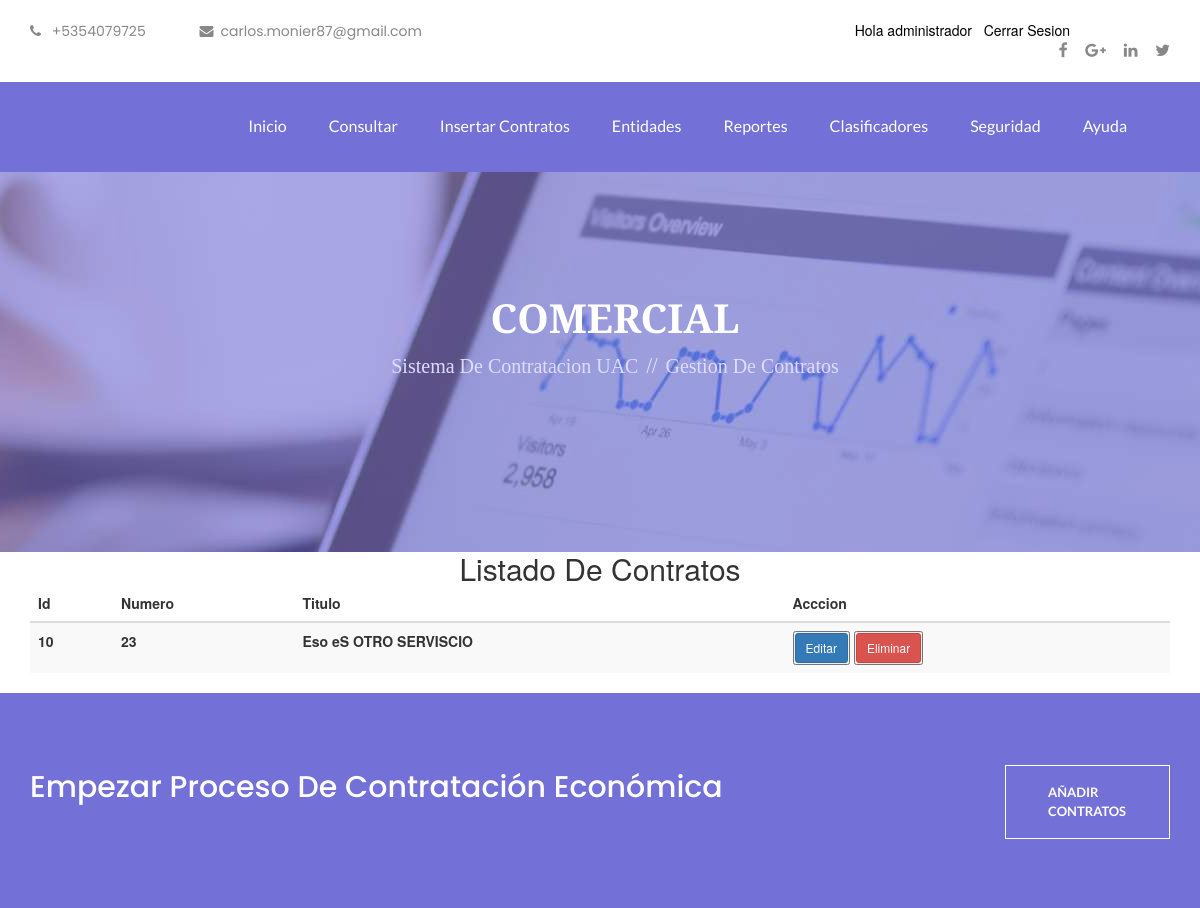
The app's page /Consultar/Consultar/Consultar/ (signed in, upper part), older data.
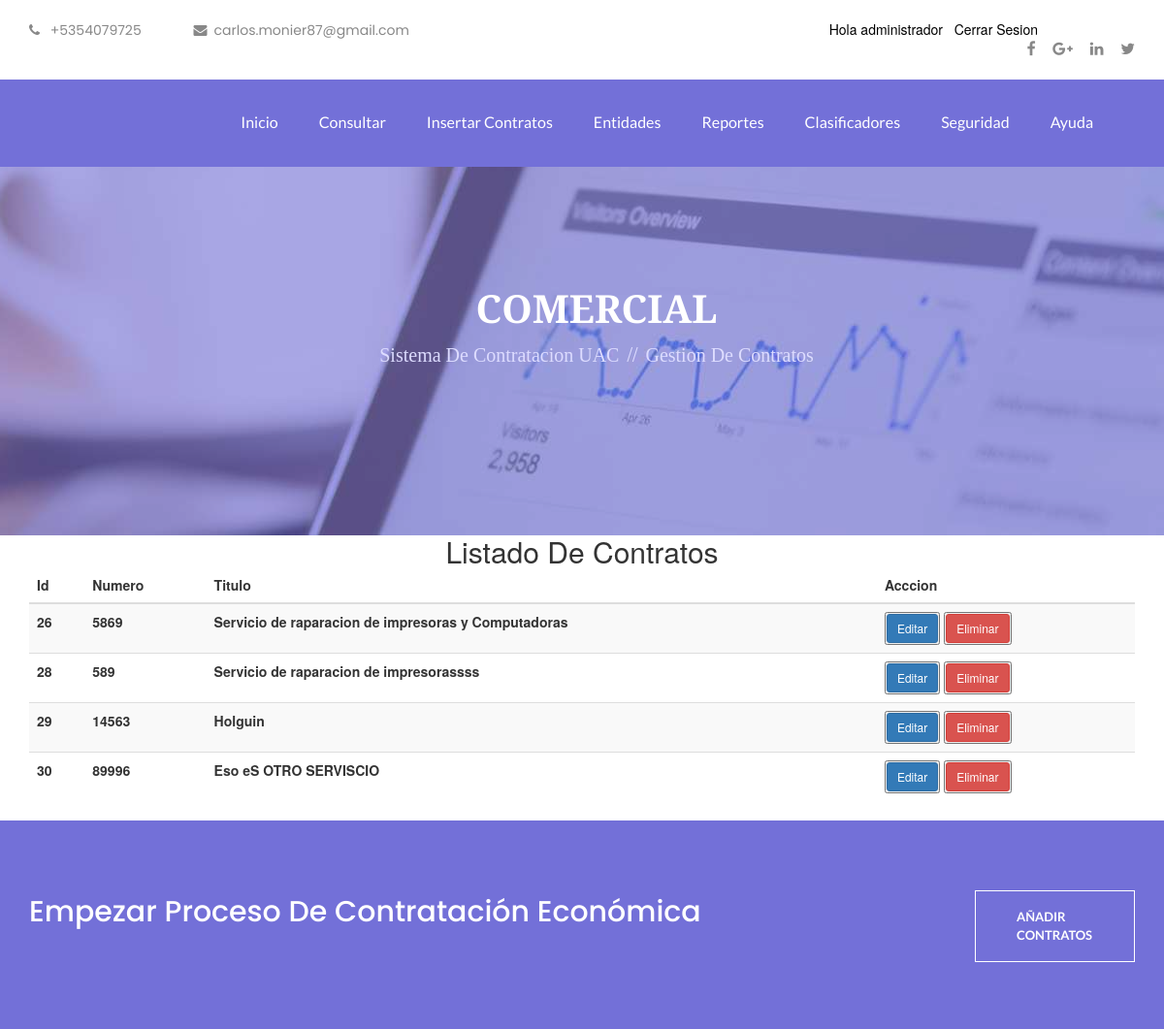
The same page, newer data.
### Contratos/models.py (models this page shows, shortened)
class Contratos(models.Model):
    titulo = models.CharField(max_length=200, null=True, verbose_name="Titulo")
    numero = models.CharField(max_length=30, null=False, unique=True, verbose_name="Número")
    importe = models.DecimalField(max_digits=10, decimal_places=2, null=False, verbose_name="Importe")
    fecha = models.DateTimeField(default=datetime.now, null=True, blank=True, verbose_name="Fecha")
    cliente = models.CharField(max_length=200, null=False, verbose_name="Cliente")
    aprobado=models.BooleanField(default=False)
    proveedores= models.ForeignKey(Proveedor, blank=True, null=True, on_delete=models.CASCADE)
    observacion = models.TextField(null=True, blank=True, verbose_name="Observación")
    class Meta:
        verbose_name='contrato'
        verbose_name_plural='contratos'

### Consultar/views.py (the view)
# urls.py: path('Consultar/Consultar/', views.Consultar, name='Consultar'),
def Consultar(request):
        contratos=Contratos.objects.all()
        context= {'contratos':contratos}
        return render(request, 'Consultar/Consultar.html', context)

### Consultar/Templates/Consultar/Consultar.html (shortened to what this page needs)
{% extends "proyectoWebapp/base.html" %}
{% load static %}
{% block content %}
<div class="container text-center">
        <h2>Listado de Contratos</h2>
{% if request.user.is_authenticated %}
<div class="table-responsive">
        <table class="table table-striped table-dark">
                <thead>
                        <tr>
                                <th scope="col">Id</th>
                                <th scope="col">Numero</th>
                                <th scope="col">Titulo</th>
                                <th scope="col">Acccion</th>
                        </tr>
                </thead>
                <tbody>
                        {% for contratos in contratos %}
                        <tr>
                                <th scope="row">{{contratos.id}}</th>
                                <th>{{contratos.numero}}</th>
                                <th>{{contratos.titulo}}</th>
                                <th>
                                        <button><a class="btn btn-primary btn-sm" href="{% url 'editar' contratos.id %}"> Editar</a></button>
                                        <button><a class="btn btn-danger btn-sm" href="{% url 'eliminar' contratos.id %}"> Eliminar</a></button>
                                </th>
                        </tr>
                        {% endfor %}
                </tbody>
        </table>
</div>
</div>
{% else %}
Debe Autenticarse
{% endif %}
{% endblock %}

### proyectoWebapp/template/proyectoWebapp/base.html (shortened to what this page needs)
<!doctype html>
<html class="no-js" lang="en">
    <head>
		{% load static %}
		<link href="{% static 'proyectoWebapp/css/bootstrap.min.css'%}" rel="stylesheet">
        <link rel="stylesheet" href="static/proyectoWebapp/css/font-awesome.min.css">
		<link rel="stylesheet" href="https://cdn.linearicons.com/free/1.0.0/icon-font.min.css">
        <link rel="stylesheet" href="static/proyectoWebapp/css/animate.css">
        <link rel="stylesheet" href="static/proyectoWebapp/css/hover-min.css">
        <link rel="stylesheet" href="static/proyectoWebapp/css/magnific-popup.css">
        <link rel="stylesheet" href="static/proyectoWebapp/css/owl.carousel.min.css">
		<link href="static/proyectoWebapp/css/owl.theme.default.min.css" rel="stylesheet"/>
        <link rel="stylesheet" href="static/proyectoWebapp/css/bootstrap.min.css">
		<link href="static/proyectoWebapp/css/bootsnav.css" rel="stylesheet"/>
        <link rel="stylesheet" href="{% static 'proyectoWebapp/css/style.css'%}">
        <link rel="stylesheet" href="{% static 'proyectoWebapp/css/responsive.css'%}">
    </head>
	<body>
		<section class="header">
			<div class="container">
				<div class="header-left">
					<ul class="pull-left">
						<li>
							<a href="#">
								<i class="fa fa-phone" aria-hidden="true"></i> +5354079725
							</a>
						</li>
						<li>
							<a href="#">
								<i class="fa fa-envelope" aria-hidden="true"></i>carlos.monier87@gmail.com
							</a>
						</li>
					</ul>
				</div>
		<div style="text-align: right; margin-right: 100px; color:black;">
			{% if user.is_authenticated %}
			Hola {{user.username}} &nbsp;&nbsp;<a href="{% url 'cerrar_session' %}" style="color:black;">Cerrar Sesion</a>
			{% else %}
			<a href="{% url 'logear' %}" style="color:black;">Login</a> &nbsp; &nbsp; <a href="{% url 'autenticacion' %}" style="color:black;">Registrarse</a>
			{% endif %}
			</div>
				<div class="header-right pull-right">
					<ul>
						<li class="reg">
						</li>
						<li>
							<div class="social-icon">
								<ul>
									<li><a href="#"><i class="fa fa-facebook"></i></a></li>
									<li><a href="#"><i class="fa fa-google-plus"></i></a></li>
									<li><a href="#"><i class="fa fa-linkedin"></i></a></li>
									<li><a href="#"><i class="fa fa-twitter"></i></a></li>
								</ul>
							</div>
						</li>
					</ul>
				</div>
			</div>
		</section>
		<section id="menu">
			<div class="container">
				<div class="menubar">
					<nav class="navbar navbar-default">
						<div class="collapse navbar-collapse" id="bs-example-navbar-collapse-1">
							<ul class="nav navbar-nav navbar-right">
								<li class="{% if request.path == '/' %} active{% endif %}"><a href="{% url 'Inicio' %}">Inicio</a></li>
								<li class="{% if request.path == '/Consultar' %} active{% endif %}"><a href="{% url 'Consultar' %}">Consultar</a></li>
								<li class="{% if request.path == '/Contratos' %} active{% endif %}"><a href="{% url 'Contratos' %}">Insertar Contratos</a></li>
								<li class="{% if request.path == '/Entidades' %} active{% endif %}"><a href="{% url 'Entidades' %}">Entidades</a></li>
								<li class="{% if request.path == '/Reportes' %} active{% endif %}"><a href="{% url 'Reportes' %}">Reportes</a></li>
								<li class="{% if request.path == '/Clasificadores' %} active{% endif %}"><a href="{% url 'Clasificadores' %}">Clasificadores</a></li>
								<li class="{% if request.path == '/Seguridad' %} active{% endif %}"><a href="{% url 'Seguridad' %}">Seguridad</a></li>
								<li class="{% if request.path == '/Ayuda' %} active{% endif %}"><a href="{% url 'Ayuda' %}">Ayuda</a></li>
								<li class="search">
									<form action="">
									</form>
								</li>
							</ul>
						</div>
					</nav>
				</div>
			</div>
		</section>
		<section class="about-part project-part">
			<div class="container">
				<div class="about-part-details text-center">
					<h2>COMERCIAL</h2>
					<div class="about-part-content">
						<div class="breadcrumbs">
							<div class="container">
								<ol class="breadcrumb">
								  <li><a href="index.html">Sistema de Contratacion UAC</a><span>//</span></li>
								  <li><a href="project.html">Gestion de Contratos</a></li>
								</ol>
							</div>
						</div>
					</div>
				</div>
			</div>
		</section>
		{% block content %}
		{% endblock content %}
		<section  class="new-project">
			<div class="container">
				<div class="new-project-details">
					<div class="row">
						<div class="col-md-10 col-sm-8">
							<div class="single-new-project">
								<h3>
									Empezar proceso de contratación económica
								</h3>
							</div>
						</div>
						<div class="col-md-2 col-sm-4">
							<div class="single-new-project">
								<a href="{% url 'Contratos' %}" class="slide-btn">
									Añadir Contratos
								</a>
							</div>
						</div>
					</div>
				</div>
			</div>
		</section>
    </body>
</html>

### proyectoWebapp/static/proyectoWebapp/css/bootsnav.css (style rules this page uses)
body { -webkit-transition: all 0.3s ease-in-out; -moz-transition: all 0.3s ease-in-out; -o-transition: all 0.3s ease-in-out; -ms-transition: all 0.3s ease-in-out; transition: all 0.3s ease-in-out; }

### proyectoWebapp/static/proyectoWebapp/css/style.css (style rules this page uses)
* { padding: 0; margin: 0; }
* { -webkit-box-sizing:border-box; -moz-box-sizing:border-box; -o-box-sizing:border-box; -ms-box-sizing:border-box; box-sizing:border-box; }
body { font-size:14px; background: #fff; max-width:1920px; margin:0 auto; overflow-x:hidden; }
a,a:hover,a:active,a:focus { display:inline-block; text-decoration:none; font-size:14px; padding:0; }
h1,h2,h3,h4,h5,h6 { margin: 0; text-transform: capitalize; }
ul { padding: 0; margin: 0; list-style: none; }
ul li { list-style: none; }
html,body { height: 100%; position: relative; z-index: 2; }
.header { padding-top:20px; padding-bottom: 12px; }
.header li a { color: #888; outline: 0; }
.header-left li { display: inline-block; margin-right: 50px; font-size:16px; font-family: 'Poppins', sans-serif; -webkit-transition: .5s; -moz-transition:.5s; -ms-transition:.5s; -o-transition:.5s; transition: .5s; }
.header-left li i { margin-right:7px; color: #888; }
.header-right { color: #888; font-family: 'Poppins', sans-serif; }
.header-right li { display:inline-block; }
.header-right li a { font-size:16px; font-family: 'Poppins', sans-serif; padding-bottom: 7px; -webkit-transition: .5s; -moz-transition:.5s; -ms-transition:.5s; -o-transition:.5s; transition: .5s; }
.social-icon { margin-left:6px; top:0; right:0; }
.social-icon li a { margin-left:14px; }
#menu { z-index: 999; }
.navbar-default { background-color: transparent; border-color: transparent; }
.navbar-default .navbar-nav li a { font-size: 16px; color: #fff; font-family: 'Lato', sans-serif; margin-top:18px; padding-left: 27px; -webkit-transition: .5s; -moz-transition:.5s; -ms-transition:.5s; -o-transition:.5s; transition: .5s; }
.new-project { padding: 72px 0 72px; background: #7370d8; }
.single-new-project h3 { color: #fff; font-size: 30px; font-family: 'Poppins', sans-serif; line-height: 1.5; }
.single-new-project a.slide-btn, .single-new-project a:active .slide-btn , .single-new-project a:focus .slide-btn { display: inline-block; padding: 17px 42px; background: transparent; color: #fff; border: 1px solid #fff; font-size:13px; text-transform: uppercase; font-family: 'Lato', sans-serif; font-weight: 700; -webkit-transition:.5s; -moz-transition:.5s; -ms-transition:.5s; -o-transition:.5s; transition: .5s; }
.about-part { position:relative; background:url(../../assets/images/about/about-banner.jpg)no-repeat; background-position:center; background-size:cover; padding: 124px 0 144px; z-index:1; }
.about-part.project-part { background: url(../images/project/project-banner.jpg)no-repeat center; }
.about-part:before { position:absolute; content:''; background: rgba(115,112,216,.6); height:100%; width:100%; top:0; left:0; }
.about-part-details h2 { position:relative; color:#fff; font-size:40px; font-weight:700; font-family: 'Playfair Display', serif; margin-bottom: 3px; left: 15px; }
.about-part-content { position: relative; }
.breadcrumb { background-color:transparent; }
.breadcrumb>li+li:before { padding: 0 0px; color:transparent; content: ""; }
.breadcrumb li>a { color:#dddcff; font-size:20px; font-weight:500; font-family: 'Playfair Display', serif; text-transform:capitalize; }
.breadcrumb li { color:#dddcff; }
.breadcrumb li span { margin-left:8px; margin-right: 4px; font-size:20px; }

Row changes from the older to the newer data that the page shows:
removed Contratos: id "10", numero "23", titulo "Eso eS OTRO SERVISCIO"
added Contratos: id "26", numero "5869", titulo "Servicio de raparacion de impresoras y Computadoras"
added Contratos: id "28", numero "589", titulo "Servicio de raparacion de impresorassss"
added Contratos: id "29", numero "14563", titulo "Holguin"
added Contratos: id "30", numero "89996", titulo "Eso eS OTRO SERVISCIO"
